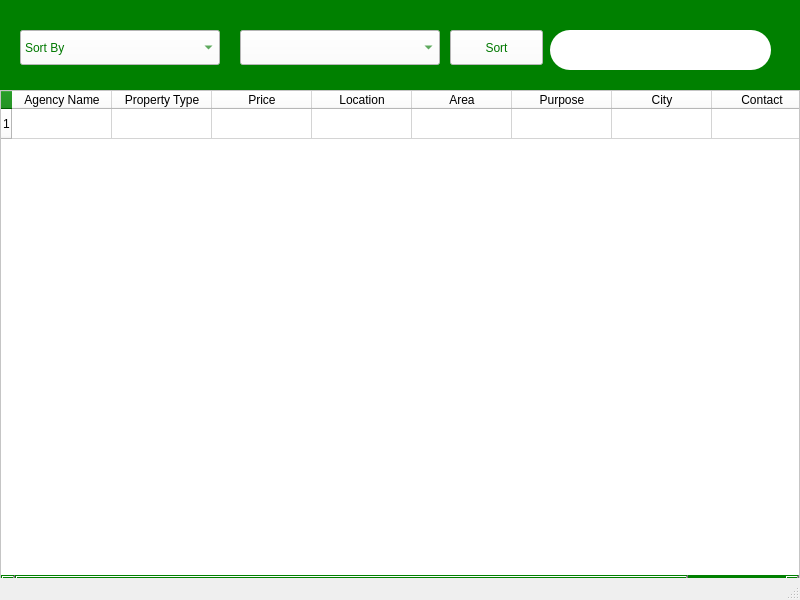
<?xml version="1.0" encoding="UTF-8"?>
<ui version="4.0">
 <class>MainWindow</class>
 <widget class="QMainWindow" name="MainWindow">
  <property name="geometry">
   <rect>
    <x>0</x>
    <y>0</y>
    <width>800</width>
    <height>600</height>
   </rect>
  </property>
  <property name="windowTitle">
   <string>MainWindow</string>
  </property>
  <widget class="QWidget" name="centralwidget">
   <widget class="QWidget" name="widget" native="true">
    <property name="geometry">
     <rect>
      <x>0</x>
      <y>0</y>
      <width>800</width>
      <height>600</height>
     </rect>
    </property>
    <property name="styleSheet">
     <string notr="true">background-color: green;
font: 12pt &quot;Roboto&quot;;</string>
    </property>
    <widget class="QTableWidget" name="TableWidgetData">
     <property name="geometry">
      <rect>
       <x>0</x>
       <y>90</y>
       <width>800</width>
       <height>500</height>
      </rect>
     </property>
     <property name="styleSheet">
      <string notr="true">background-color: rgb(255, 255, 255);</string>
     </property>
     <property name="rowCount">
      <number>1</number>
     </property>
     <row/>
     <column>
      <property name="text">
       <string>Agency Name</string>
      </property>
     </column>
     <column>
      <property name="text">
       <string>Property Type</string>
      </property>
     </column>
     <column>
      <property name="text">
       <string>Price</string>
      </property>
     </column>
     <column>
      <property name="text">
       <string>Location</string>
      </property>
     </column>
     <column>
      <property name="text">
       <string>Area</string>
      </property>
     </column>
     <column>
      <property name="text">
       <string>Purpose</string>
      </property>
     </column>
     <column>
      <property name="text">
       <string>City</string>
      </property>
     </column>
     <column>
      <property name="text">
       <string>Contact</string>
      </property>
     </column>
    </widget>
    <widget class="QComboBox" name="cmbxSort">
     <property name="geometry">
      <rect>
       <x>20</x>
       <y>30</y>
       <width>200</width>
       <height>35</height>
      </rect>
     </property>
     <property name="styleSheet">
      <string notr="true">font: bold 12pt &quot;Roboto&quot;;
background-color: white;
color: rgb(0,120,0);
</string>
     </property>
     <item>
      <property name="text">
       <string>Sort By</string>
      </property>
     </item>
     <item>
      <property name="text">
       <string>Property Type</string>
      </property>
     </item>
     <item>
      <property name="text">
       <string>Price</string>
      </property>
     </item>
     <item>
      <property name="text">
       <string>City</string>
      </property>
     </item>
     <item>
      <property name="text">
       <string>Area</string>
      </property>
     </item>
     <item>
      <property name="text">
       <string>Purpose</string>
      </property>
     </item>
    </widget>
    <widget class="QComboBox" name="cmbxSort_2">
     <property name="geometry">
      <rect>
       <x>240</x>
       <y>30</y>
       <width>200</width>
       <height>35</height>
      </rect>
     </property>
     <property name="styleSheet">
      <string notr="true">font: bold 12pt &quot;Roboto&quot;;
background-color: white;
color: rgb(0,120,0);
</string>
     </property>
    </widget>
    <widget class="QTextEdit" name="txtSearch">
     <property name="geometry">
      <rect>
       <x>550</x>
       <y>30</y>
       <width>221</width>
       <height>40</height>
      </rect>
     </property>
     <property name="styleSheet">
      <string notr="true">background-color: rgb(255, 255, 255);
border-radius: 20px;
font: 12pt &quot;Roboto&quot;;</string>
     </property>
    </widget>
    <widget class="QLabel" name="lblSearch">
     <property name="geometry">
      <rect>
       <x>730</x>
       <y>35</y>
       <width>30</width>
       <height>30</height>
      </rect>
     </property>
     <property name="styleSheet">
      <string notr="true">background-color:none;</string>
     </property>
     <property name="text">
      <string/>
     </property>
     <property name="pixmap">
      <pixmap resource="../icons/icons.qrc">:/icons/magnifier.png</pixmap>
     </property>
     <property name="scaledContents">
      <bool>true</bool>
     </property>
    </widget>
    <widget class="QPushButton" name="pushButton">
     <property name="geometry">
      <rect>
       <x>450</x>
       <y>30</y>
       <width>93</width>
       <height>35</height>
      </rect>
     </property>
     <property name="styleSheet">
      <string notr="true">background-color: white;
color:rgb(0,120,0);</string>
     </property>
     <property name="text">
      <string>Sort</string>
     </property>
    </widget>
   </widget>
  </widget>
  <widget class="QStatusBar" name="statusbar"/>
 </widget>
 <tabstops>
  <tabstop>cmbxSort</tabstop>
  <tabstop>cmbxSort_2</tabstop>
  <tabstop>pushButton</tabstop>
  <tabstop>txtSearch</tabstop>
  <tabstop>TableWidgetData</tabstop>
 </tabstops>
 <resources>
  <include location="../icons/icons.qrc"/>
 </resources>
 <connections/>
</ui>
